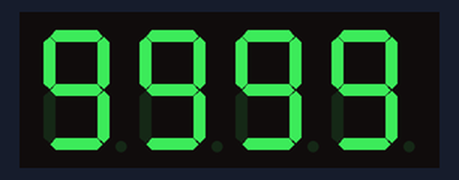
Bench run of a sketch on a simulated Arduino Uno, built with avr-gcc and run on an emulated ATmega328P. On the bench: 4-digit seven-segment display. Wiring (inferred from the names in the program): 4-digit 7-segment display, segments lit when HIGH: segments pin 2, pin 3, pin 4, pin 5, pin 6, pin 7, pin 8; digit selects pin 9, pin 10, pin 11, pin 12. The segment pins are drawn as the display they are named for.

Above: at 0.1 s.
At 3.2 s:
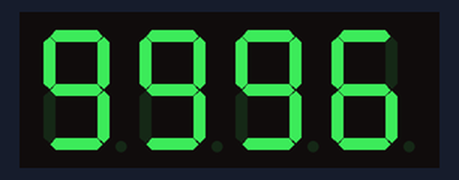
At 8.2 s:
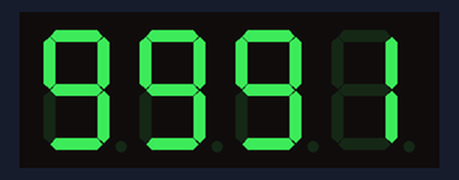
At 16.4 s:
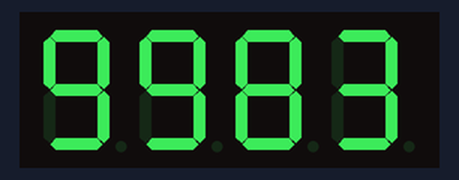
At 24.5 s:
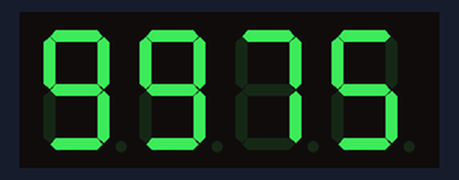
At 32.6 s:
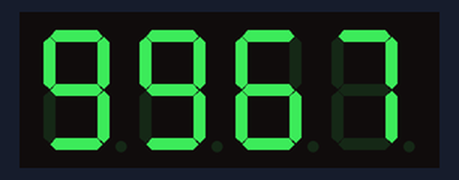

The sketch:

7ssegs_4.ino
```cpp
int a = 2;
int b = 3;
int c = 4;
int d = 5;
int e = 6;
int f = 7;
int g = 8;
int led1 = 9;
int led2 = 10;
int led3 = 11;
int led4 = 12;

int num = 9999;
int timer_last=0;
int timer=1000;

void displayNum(int num);
void createNum(int number);
void clearled();


void setup() {
  pinMode(led1, OUTPUT);
  pinMode(led2, OUTPUT);
  pinMode(led3, OUTPUT);
  pinMode(led4, OUTPUT);
  pinMode(a, OUTPUT);
  pinMode(b, OUTPUT);
  pinMode(c, OUTPUT);
  pinMode(d, OUTPUT);
  pinMode(e, OUTPUT);
  pinMode(f, OUTPUT);
  pinMode(g, OUTPUT);
}

void loop() {
displayNum(num);
if(millis()-timer_last>=1000){
timer_last=millis();
  num--;
}
}

void displayNum(int num)
{
  int NGHIN = (num / 100) / 10;
  int TRAM = (num / 100) % 10;
  int CHUC = (num % 100) / 10;
  int DV = num % 10;
  clearled();
  digitalWrite(led1, LOW);
  digitalWrite(led2, HIGH);
  digitalWrite(led3, HIGH);
  digitalWrite(led4, HIGH);
  createNum(NGHIN);
  delay(5);
  clearled();
  digitalWrite(led1, HIGH);
  digitalWrite(led2, LOW);
  digitalWrite(led3, HIGH);
  digitalWrite(led4, HIGH);
  createNum(TRAM);
  delay(5);
  clearled();
  digitalWrite(led1, HIGH);
  digitalWrite(led2, HIGH);
  digitalWrite(led3, LOW);
  digitalWrite(led4, HIGH);
  createNum(CHUC);
  delay(5);
  clearled();
  digitalWrite(led1, HIGH);
  digitalWrite(led2, HIGH);
  digitalWrite(led3, HIGH);
  digitalWrite(led4, LOW);
  createNum(DV);
  delay(5);
}
void clearled() {
  digitalWrite(a, LOW);
  digitalWrite(b, LOW);
  digitalWrite(c, LOW);
  digitalWrite(d, LOW);
  digitalWrite(e, LOW);
  digitalWrite(f, LOW);
  digitalWrite(g, LOW);
}
void createNum(int number) {
  switch (number)
  {
    case 0:
      digitalWrite(a, HIGH);
      digitalWrite(b, HIGH);
      digitalWrite(c, HIGH);
      digitalWrite(d, HIGH);
      digitalWrite(e, HIGH);
      digitalWrite(f, HIGH);
      digitalWrite(g, LOW);
      break;
    case 1:
      digitalWrite(a, LOW);
      digitalWrite(b, HIGH);
      digitalWrite(c, HIGH);
      digitalWrite(d, LOW);
      digitalWrite(e, LOW);
      digitalWrite(f, LOW);
      digitalWrite(g, LOW);
      break;
    case 2:
      digitalWrite(a, HIGH);
      digitalWrite(b, HIGH);
      digitalWrite(c, LOW);
      digitalWrite(d, HIGH);
      digitalWrite(e, HIGH);
      digitalWrite(f, LOW);
      digitalWrite(g, HIGH);
      break;
    case 3:
      digitalWrite(a, HIGH);
      digitalWrite(b, HIGH);
      digitalWrite(c, HIGH);
      digitalWrite(d, HIGH);
      digitalWrite(e, LOW);
      digitalWrite(f, LOW);
      digitalWrite(g, HIGH);
      break;
    case 4:
      digitalWrite(a, LOW);
      digitalWrite(b, HIGH);
      digitalWrite(c, HIGH);
      digitalWrite(d, LOW);
      digitalWrite(e, LOW);
      digitalWrite(f, HIGH);
      digitalWrite(g, HIGH);
      break;
    case 5:
      digitalWrite(a, HIGH);
      digitalWrite(b, LOW);
      digitalWrite(c, HIGH);
      digitalWrite(d, HIGH);
      digitalWrite(e, LOW);
      digitalWrite(f, HIGH);
      digitalWrite(g, HIGH);
      break;
    case 6:
      digitalWrite(a, HIGH);
      digitalWrite(b, LOW);
      digitalWrite(c, HIGH);
      digitalWrite(d, HIGH);
      digitalWrite(e, HIGH);
      digitalWrite(f, HIGH);
      digitalWrite(g, HIGH);
      break;
    case 7:
      digitalWrite(a, HIGH);
      digitalWrite(b, HIGH);
      digitalWrite(c, HIGH);
      digitalWrite(d, LOW);
      digitalWrite(e, LOW);
      digitalWrite(f, LOW);
      digitalWrite(g, LOW);
      break;
    case 8:
      digitalWrite(a, HIGH);
      digitalWrite(b, HIGH);
      digitalWrite(c, HIGH);
      digitalWrite(d, HIGH);
      digitalWrite(e, HIGH);
      digitalWrite(f, HIGH);
      digitalWrite(g, HIGH);
      break;
    case 9:
      digitalWrite(a, HIGH);
      digitalWrite(b, HIGH);
      digitalWrite(c, HIGH);
      digitalWrite(d, HIGH);
      digitalWrite(e, LOW);
      digitalWrite(f, HIGH);
      digitalWrite(g, HIGH);
      break;
  }
}
```

Measured:
- what the display in image 2 shows lasts 1.0 s, from 8.2 s to 9.2 s
